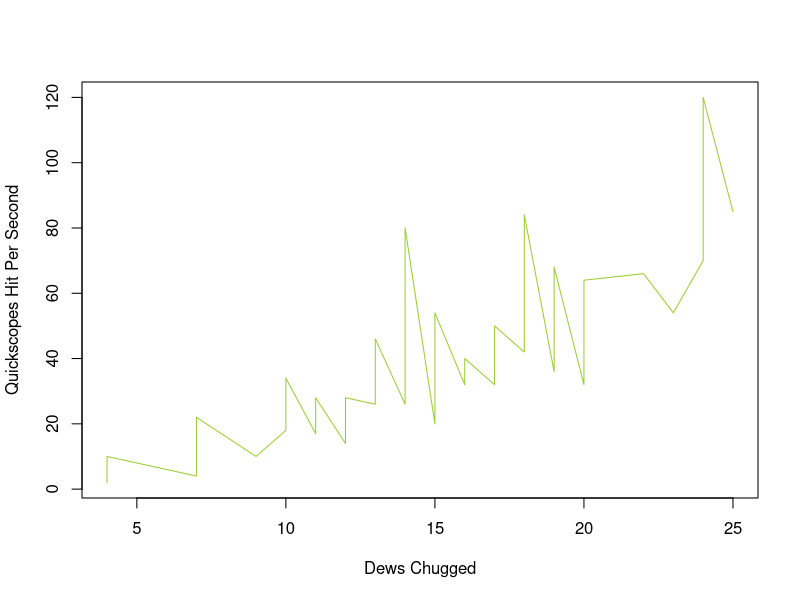

Write R code to recreate this figure.
## ---- chunk 1
knitr::opts_chunk$set(echo = TRUE)
## ---- chunk 2
summary(cars)
## ---- chunk 3
plot(cars, xlab= "Dews Chugged", ylab= "Quickscopes Hit Per Second", col = "yellowgreen", type = "l")
